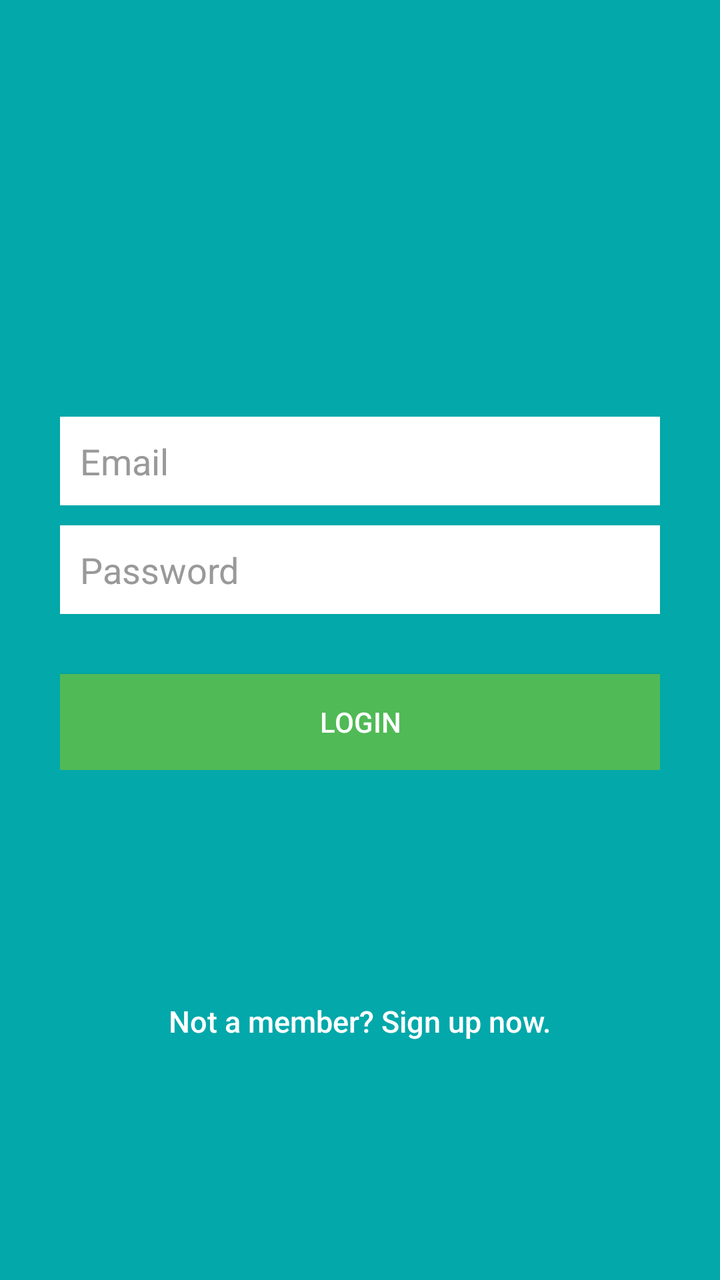
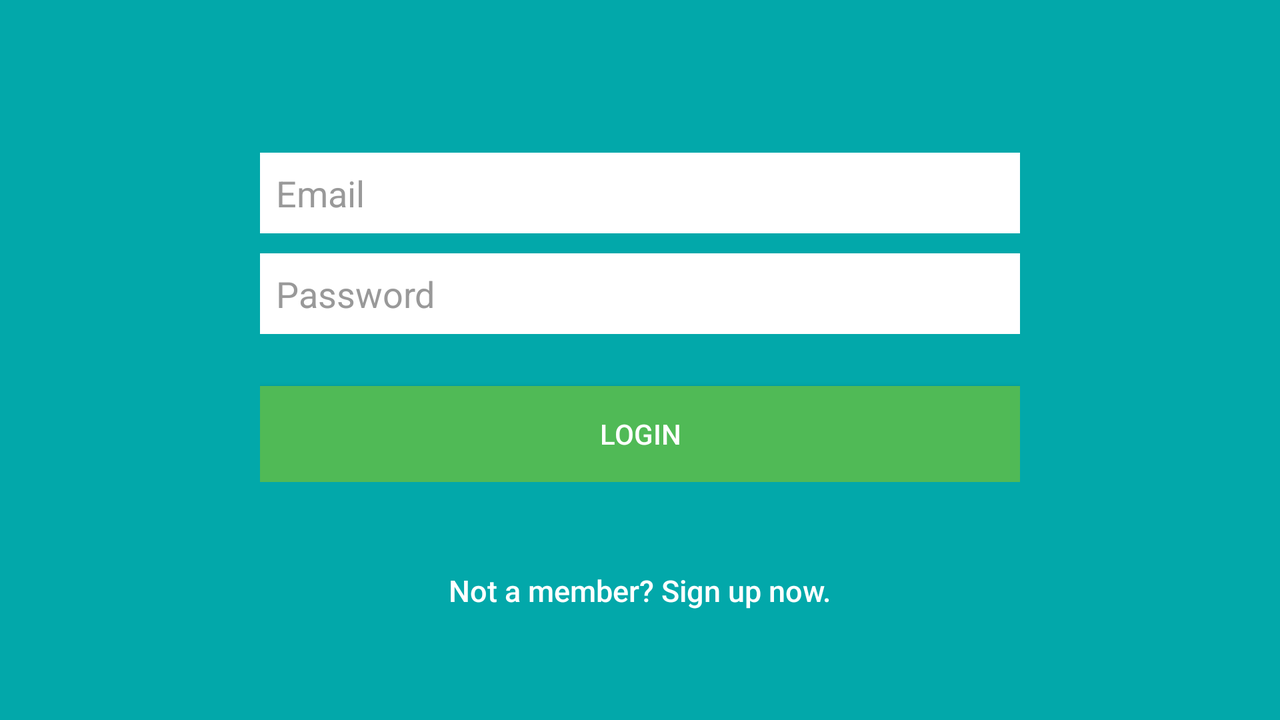

One screen, two layout resources from the same app: the default and the repository's alternative for another configuration. Each is rendered where Android would select it; the XML of both is given below.
<!-- AndroidManifest.xml: activity theme AppTheme -->
<!-- res/layout/activity_login.xml -->
<?xml version="1.0" encoding="utf-8"?>
<LinearLayout xmlns:android="http://schemas.android.com/apk/res/android"
    android:layout_width="match_parent"
    android:layout_height="match_parent"
    android:background="@color/bg_login"
    android:gravity="center"
    android:orientation="vertical"
    android:padding="10dp">

    <LinearLayout
        android:layout_width="fill_parent"
        android:layout_height="0dp"
        android:layout_gravity="center"
        android:layout_weight="10"
        android:gravity="center"
        android:orientation="vertical"
        android:paddingLeft="20dp"
        android:paddingRight="20dp"
        android:weightSum="10">

        <LinearLayout
            android:layout_width="fill_parent"
            android:layout_height="0dp"
            android:layout_marginBottom="10dp"
            android:layout_weight="3"
            android:visibility="invisible" />

        <LinearLayout
            android:layout_width="fill_parent"
            android:layout_height="wrap_content"
            android:orientation="vertical">

            <EditText
                android:id="@+id/email"
                android:layout_width="fill_parent"
                android:layout_height="wrap_content"
                android:layout_marginBottom="10dp"
                android:background="@color/white"
                android:hint="@string/hint_email"
                android:inputType="textEmailAddress"
                android:padding="10dp"
                android:singleLine="true"
                android:textColor="@color/input_login"
                android:textColorHint="@color/input_login_hint" />

            <EditText
                android:id="@+id/password"
                android:layout_width="fill_parent"
                android:layout_height="wrap_content"
                android:layout_marginBottom="10dp"
                android:background="@color/white"
                android:hint="@string/hint_password"
                android:inputType="textPassword"
                android:padding="10dp"
                android:singleLine="true"
                android:textColor="@color/input_login"
                android:textColorHint="@color/input_login_hint" />

            

            <Button
                android:id="@+id/btnLogin"
                android:layout_width="fill_parent"
                android:layout_height="wrap_content"
                android:layout_marginTop="20dip"
                android:background="@color/btn_login_bg"
                android:text="@string/btn_login"
                android:textColor="@color/btn_login" />
        </LinearLayout>
    </LinearLayout>

    <LinearLayout
        android:layout_width="fill_parent"
        android:layout_height="0dp"
        android:layout_weight="3"
        android:orientation="vertical">
        
        <Button
            android:id="@+id/btnLinkToRegisterScreen"
            android:layout_width="fill_parent"
            android:layout_height="wrap_content"
            android:background="@null"
            android:text="@string/btn_link_to_register"
            android:textAllCaps="false"
            android:textColor="@color/white"
            android:textSize="15sp" />
    </LinearLayout>

</LinearLayout>
<!-- resources referenced by this layout -->
<resources>
  <color name="bg_login">#ff02a8aa</color>
  <color name="btn_login">#ffffffff</color>
  <color name="btn_login_bg">#ff50ba56</color>
  <color name="input_login">#222222</color>
  <color name="input_login_hint">#999999</color>
  <color name="white">#ffffff</color>
  <string name="btn_link_to_register">"Not a member? Sign up now."</string>
  <string name="btn_login">"LOGIN"</string>
  <string name="hint_email">"Email"</string>
  <string name="hint_password">"Password"</string>
  <style name="AppTheme" parent="Theme.AppCompat.Light.NoActionBar">
          
      </style>
</resources>
<!-- res/layout-land/activity_login.xml (the repository's variant of the layout above) -->
<!-- drawn on the phone turned sideways -->
<?xml version="1.0" encoding="utf-8"?>
<LinearLayout xmlns:android="http://schemas.android.com/apk/res/android"
    android:layout_width="fill_parent"
    android:layout_height="fill_parent"
    android:background="@color/bg_login"
    android:gravity="center"
    android:orientation="vertical"
    android:padding="10dp">

    <LinearLayout
        android:layout_width="fill_parent"
        android:layout_height="0dp"
        android:layout_gravity="center"
        android:layout_weight="10"
        android:gravity="center"
        android:orientation="vertical"
        android:paddingLeft="120dp"
        android:paddingRight="120dp"
        android:weightSum="10">

        <LinearLayout
            android:layout_width="fill_parent"
            android:layout_height="0dp"
            android:layout_marginBottom="10dp"
            android:layout_weight="3"
            android:visibility="invisible" />

        <LinearLayout
            android:layout_width="fill_parent"
            android:layout_height="wrap_content"
            android:orientation="vertical">

            <EditText
                android:id="@+id/email"
                android:layout_width="fill_parent"
                android:layout_height="wrap_content"
                android:layout_marginBottom="10dp"
                android:background="@color/white"
                android:hint="@string/hint_email"
                android:inputType="textEmailAddress"
                android:padding="8dp"
                android:singleLine="true"
                android:textColor="@color/input_login"
                android:textColorHint="@color/input_login_hint" />

            <EditText
                android:id="@+id/password"
                android:layout_width="fill_parent"
                android:layout_height="wrap_content"
                android:layout_marginBottom="10dp"
                android:background="@color/white"
                android:hint="@string/hint_password"
                android:inputType="textPassword"
                android:padding="8dp"
                android:singleLine="true"
                android:textColor="@color/input_login"
                android:textColorHint="@color/input_login_hint" />

            

            <Button
                android:id="@+id/btnLogin"
                android:layout_width="fill_parent"
                android:layout_height="wrap_content"
                android:layout_marginTop="16dip"
                android:background="@color/btn_login_bg"
                android:text="@string/btn_login"
                android:textColor="@color/btn_login" />
        </LinearLayout>

    </LinearLayout>

    <LinearLayout
        android:layout_width="fill_parent"
        android:layout_height="0dp"
        android:layout_weight="3"
        android:paddingLeft="120dp"
        android:paddingRight="120dp">
        
        <Button
            android:id="@+id/btnLinkToRegisterScreen"
            android:layout_width="fill_parent"
            android:layout_height="wrap_content"
            android:background="@null"
            android:text="@string/btn_link_to_register"
            android:textAllCaps="false"
            android:textColor="@color/white"
            android:textSize="15sp" />
    </LinearLayout>

</LinearLayout>
